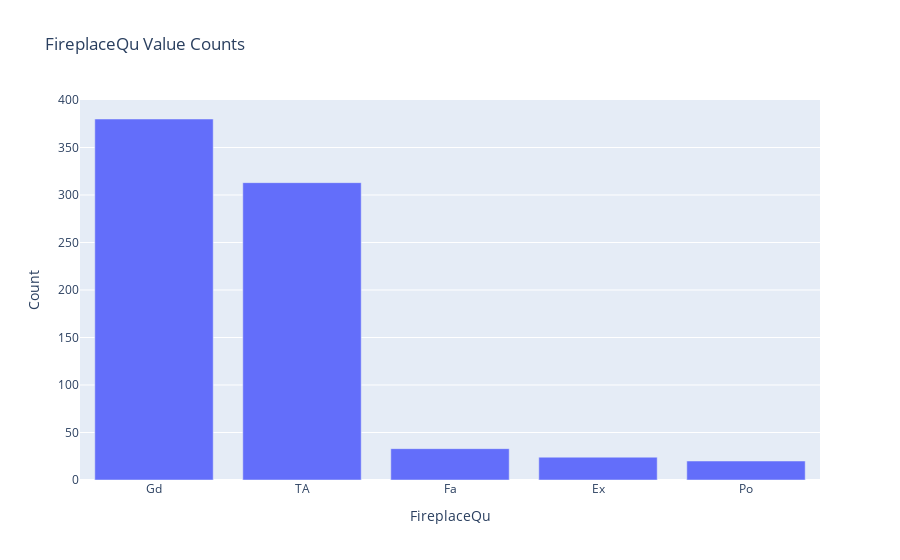

Notebook source saved alongside this figure:
### Markdown cell above
---

### Code cell
vc = df['FireplaceQu'].to_pandas().value_counts().reset_index()
vc.columns = ['FireplaceQu', 'Count']

fig = px.bar(vc, x = 'FireplaceQu', y = 'Count', title = 'FireplaceQu Value Counts')
fig.show()

### Figure 1 — Plotly figure (JSON) as saved in the notebook; plotly's stock layout.template omitted (floating-point values rounded to 4 significant figures)
{"data": [{"alignmentgroup": "True", "hovertemplate": "FireplaceQu=%{x}<br>Count=%{y}<extra></extra>", "legendgroup": "", "marker": {"color": "#636efa", "pattern": {"shape": ""}}, "name": "", "offsetgroup": "", "orientation": "v", "showlegend": false, "textposition": "auto", "type": "bar", "x": ["Gd", "TA", "Fa", "Ex", "Po"], "xaxis": "x", "y": [380, 313, 33, 24, 20], "yaxis": "y"}], "layout": {"barmode": "relative", "legend": {"tracegroupgap": 0}, "title": {"text": "FireplaceQu Value Counts"}, "xaxis": {"anchor": "y", "domain": [0, 1], "title": {"text": "FireplaceQu"}}, "yaxis": {"anchor": "x", "domain": [0, 1], "title": {"text": "Count"}}}}
